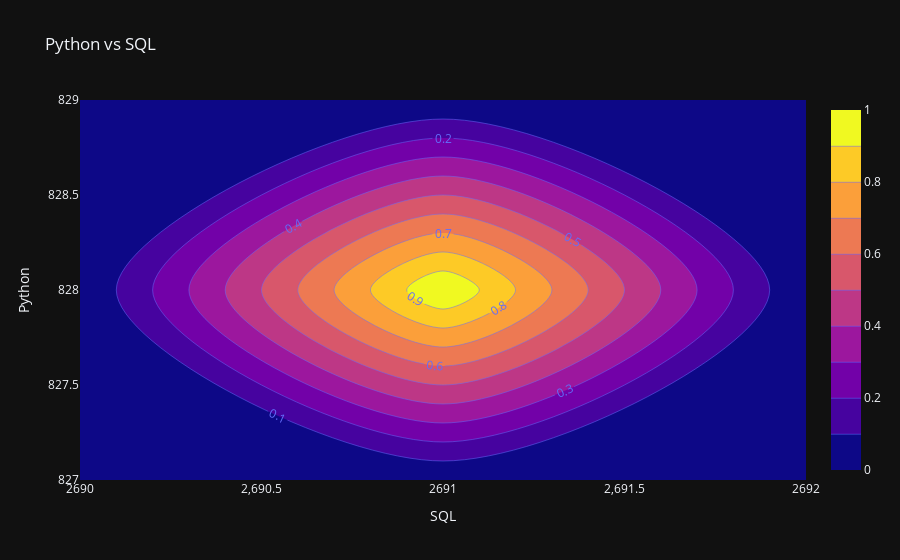

Notebook cell for this chart:
### Code cell
python_vs_sql = px.density_contour(data_frame=technologies_df,
                        x='SQL', y='Python',
                        title='Python vs SQL')
python_vs_sql.update_traces(contours_coloring="fill", contours_showlabels = True)
python_vs_sql.show()

### Figure 1 — Plotly figure (JSON) as saved in the notebook; plotly's stock layout.template omitted (floating-point values rounded to 4 significant figures)
{"data": [{"contours": {"coloring": "fill", "showlabels": true}, "hovertemplate": "SQL=%{x}<br>Python=%{y}<br>count=%{z}<extra></extra>", "legendgroup": "", "line": {"color": "#636efa"}, "name": "", "showlegend": false, "x": [2691], "xaxis": "x", "xbingroup": "x", "y": [828], "yaxis": "y", "ybingroup": "y", "type": "histogram2dcontour"}], "layout": {"xaxis": {"anchor": "y", "domain": [0.0, 1.0], "title": {"text": "SQL"}}, "yaxis": {"anchor": "x", "domain": [0.0, 1.0], "title": {"text": "Python"}}, "legend": {"tracegroupgap": 0}, "title": {"text": "Python vs SQL"}}}
